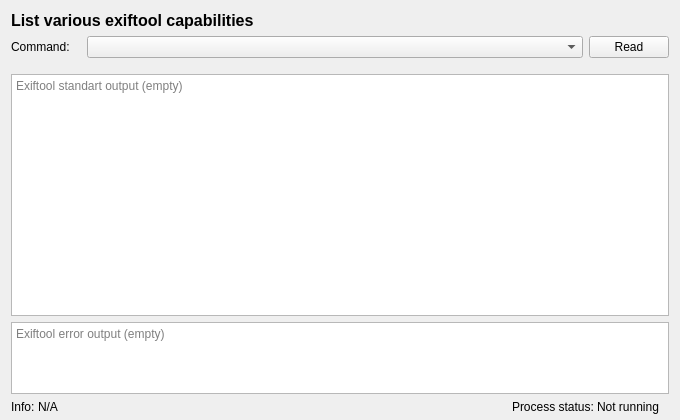
<?xml version="1.0" encoding="UTF-8"?>
<ui version="4.0">
 <class>Example1</class>
 <widget class="QWidget" name="Example1">
  <property name="geometry">
   <rect>
    <x>0</x>
    <y>0</y>
    <width>680</width>
    <height>420</height>
   </rect>
  </property>
  <property name="windowTitle">
   <string>Example 1</string>
  </property>
  <layout class="QVBoxLayout" name="verticalLayout">
   <property name="bottomMargin">
    <number>6</number>
   </property>
   <item>
    <widget class="QLabel" name="labelExampleTitle">
     <property name="font">
      <font>
       <pointsize>12</pointsize>
       <weight>75</weight>
       <bold>true</bold>
      </font>
     </property>
     <property name="text">
      <string>List various exiftool capabilities</string>
     </property>
    </widget>
   </item>
   <item>
    <layout class="QHBoxLayout" name="hLayout1">
     <property name="spacing">
      <number>6</number>
     </property>
     <item>
      <widget class="QLabel" name="labelCmdTxt">
       <property name="minimumSize">
        <size>
         <width>70</width>
         <height>0</height>
        </size>
       </property>
       <property name="text">
        <string>Command:</string>
       </property>
      </widget>
     </item>
     <item>
      <widget class="QComboBox" name="comboBoxCmd">
       <property name="sizePolicy">
        <sizepolicy hsizetype="Expanding" vsizetype="Fixed">
         <horstretch>0</horstretch>
         <verstretch>0</verstretch>
        </sizepolicy>
       </property>
      </widget>
     </item>
     <item>
      <widget class="QPushButton" name="pushButtonRead">
       <property name="text">
        <string>Read</string>
       </property>
      </widget>
     </item>
    </layout>
   </item>
   <item>
    <spacer name="verticalSpacer">
     <property name="orientation">
      <enum>Qt::Vertical</enum>
     </property>
     <property name="sizeType">
      <enum>QSizePolicy::Fixed</enum>
     </property>
     <property name="sizeHint" stdset="0">
      <size>
       <width>20</width>
       <height>10</height>
      </size>
     </property>
    </spacer>
   </item>
   <item>
    <widget class="QPlainTextEdit" name="textEditStdOut">
     <property name="focusPolicy">
      <enum>Qt::ClickFocus</enum>
     </property>
     <property name="tabChangesFocus">
      <bool>true</bool>
     </property>
     <property name="readOnly">
      <bool>true</bool>
     </property>
     <property name="placeholderText">
      <string>Exiftool standart output (empty)</string>
     </property>
    </widget>
   </item>
   <item>
    <widget class="QPlainTextEdit" name="textEditStdErr">
     <property name="maximumSize">
      <size>
       <width>16777215</width>
       <height>72</height>
      </size>
     </property>
     <property name="focusPolicy">
      <enum>Qt::ClickFocus</enum>
     </property>
     <property name="tabChangesFocus">
      <bool>true</bool>
     </property>
     <property name="readOnly">
      <bool>true</bool>
     </property>
     <property name="placeholderText">
      <string>Exiftool error output (empty)</string>
     </property>
    </widget>
   </item>
   <item>
    <layout class="QHBoxLayout" name="hLayoutStatus">
     <property name="spacing">
      <number>3</number>
     </property>
     <item>
      <widget class="QLabel" name="labelInfoTxt">
       <property name="text">
        <string>Info:</string>
       </property>
      </widget>
     </item>
     <item>
      <widget class="QLabel" name="labelInfo">
       <property name="sizePolicy">
        <sizepolicy hsizetype="Expanding" vsizetype="Preferred">
         <horstretch>0</horstretch>
         <verstretch>0</verstretch>
        </sizepolicy>
       </property>
       <property name="text">
        <string>N/A</string>
       </property>
      </widget>
     </item>
     <item>
      <widget class="QLabel" name="labelProcessStatusTxt">
       <property name="text">
        <string>Process status:</string>
       </property>
      </widget>
     </item>
     <item>
      <widget class="QLabel" name="labelProcessStatus">
       <property name="minimumSize">
        <size>
         <width>72</width>
         <height>0</height>
        </size>
       </property>
       <property name="text">
        <string>Not running</string>
       </property>
      </widget>
     </item>
    </layout>
   </item>
  </layout>
 </widget>
 <tabstops>
  <tabstop>comboBoxCmd</tabstop>
  <tabstop>pushButtonRead</tabstop>
  <tabstop>textEditStdOut</tabstop>
 </tabstops>
 <resources/>
 <connections/>
</ui>
